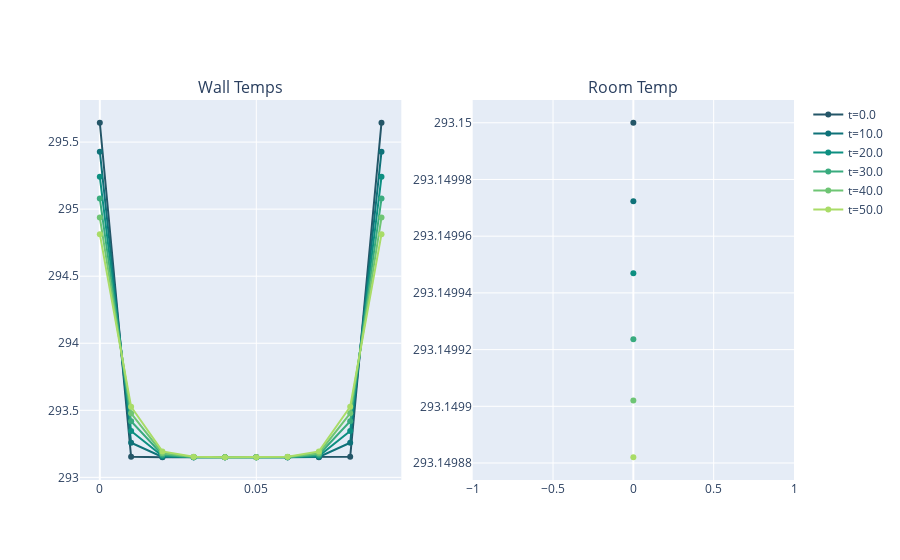

Write notebook code for a chart like this one.
### Code cell
fig = make_subplots(rows=1, cols=2, shared_yaxes=False, subplot_titles=("Wall Temps", "Room Temp"))



cix=0
for ix_time, x_at_time in enumerate(v1.all_wall_temps):
    if ix_time%(10*4)== 0:
        fig.add_trace(go.Scatter(x=v1.twall.x_vals, y=x_at_time, mode='lines+markers', name=f"t={times[ix_time]}", line=dict(color=colors[cix])), row = 1, col = 1)

        # print(temps[ix_time])

        fig.add_trace(go.Scatter(x=[0], y=[temps[ix_time]], mode='lines+markers', name=f"t={times[ix_time]}", showlegend=False, line=dict(color=colors[cix])), row = 1, col = 2)
        cix+=1

        #name=f"{times[ix_time]}, T_in={temps[ix_time]}"

# fig.add_trace(go.Scatter(x=times, y=temps, mode='markers+lines',), row = 1, col = 2)

fig.show()

### Figure 1 — Plotly figure (JSON) as saved in the notebook; plotly's stock layout.template omitted (floating-point values rounded to 4 significant figures)
{"data": [{"line": {"color": "rgb(36, 86, 104)"}, "mode": "lines+markers", "name": "t=0.0", "type": "scatter", "x": [0, 0.01, 0.02, 0.03, 0.04, 0.05, 0.06, 0.07, 0.08, 0.09], "xaxis": "x", "y": [295.6, 293.2, 293.1, 293.1, 293.1, 293.1, 293.1, 293.1, 293.2, 295.6], "yaxis": "y"}, {"line": {"color": "rgb(36, 86, 104)"}, "mode": "lines+markers", "name": "t=0.0", "showlegend": false, "type": "scatter", "x": [0], "xaxis": "x2", "y": [293.1], "yaxis": "y2"}, {"line": {"color": "rgb(15, 114, 121)"}, "mode": "lines+markers", "name": "t=10.0", "type": "scatter", "x": [0, 0.01, 0.02, 0.03, 0.04, 0.05, 0.06, 0.07, 0.08, 0.09], "xaxis": "x", "y": [295.4, 293.3, 293.2, 293.2, 293.2, 293.2, 293.2, 293.2, 293.3, 295.4], "yaxis": "y"}, {"line": {"color": "rgb(15, 114, 121)"}, "mode": "lines+markers", "name": "t=10.0", "showlegend": false, "type": "scatter", "x": [0], "xaxis": "x2", "y": [293.1], "yaxis": "y2"}, {"line": {"color": "rgb(13, 143, 129)"}, "mode": "lines+markers", "name": "t=20.0", "type": "scatter", "x": [0, 0.01, 0.02, 0.03, 0.04, 0.05, 0.06, 0.07, 0.08, 0.09], "xaxis": "x", "y": [295.2, 293.3, 293.2, 293.2, 293.2, 293.2, 293.2, 293.2, 293.3, 295.2], "yaxis": "y"}, {"line": {"color": "rgb(13, 143, 129)"}, "mode": "lines+markers", "name": "t=20.0", "showlegend": false, "type": "scatter", "x": [0], "xaxis": "x2", "y": [293.1], "yaxis": "y2"}, {"line": {"color": "rgb(57, 171, 126)"}, "mode": "lines+markers", "name": "t=30.0", "type": "scatter", "x": [0, 0.01, 0.02, 0.03, 0.04, 0.05, 0.06, 0.07, 0.08, 0.09], "xaxis": "x", "y": [295.1, 293.4, 293.2, 293.2, 293.2, 293.2, 293.2, 293.2, 293.4, 295.1], "yaxis": "y"}, {"line": {"color": "rgb(57, 171, 126)"}, "mode": "lines+markers", "name": "t=30.0", "showlegend": false, "type": "scatter", "x": [0], "xaxis": "x2", "y": [293.1], "yaxis": "y2"}, {"line": {"color": "rgb(110, 197, 116)"}, "mode": "lines+markers", "name": "t=40.0", "type": "scatter", "x": [0, 0.01, 0.02, 0.03, 0.04, 0.05, 0.06, 0.07, 0.08, 0.09], "xaxis": "x", "y": [294.9, 293.5, 293.2, 293.2, 293.2, 293.2, 293.2, 293.2, 293.5, 294.9], "yaxis": "y"}, {"line": {"color": "rgb(110, 197, 116)"}, "mode": "lines+markers", "name": "t=40.0", "showlegend": false, "type": "scatter", "x": [0], "xaxis": "x2", "y": [293.1], "yaxis": "y2"}, {"line": {"color": "rgb(169, 220, 103)"}, "mode": "lines+markers", "name": "t=50.0", "type": "scatter", "x": [0, 0.01, 0.02, 0.03, 0.04, 0.05, 0.06, 0.07, 0.08, 0.09], "xaxis": "x", "y": [294.8, 293.5, 293.2, 293.2, 293.2, 293.2, 293.2, 293.2, 293.5, 294.8], "yaxis": "y"}, {"line": {"color": "rgb(169, 220, 103)"}, "mode": "lines+markers", "name": "t=50.0", "showlegend": false, "type": "scatter", "x": [0], "xaxis": "x2", "y": [293.1], "yaxis": "y2"}], "layout": {"annotations": [{"font": {"size": 16}, "showarrow": false, "text": "Wall Temps", "x": 0.225, "xanchor": "center", "xref": "paper", "y": 1, "yanchor": "bottom", "yref": "paper"}, {"font": {"size": 16}, "showarrow": false, "text": "Room Temp", "x": 0.775, "xanchor": "center", "xref": "paper", "y": 1, "yanchor": "bottom", "yref": "paper"}], "xaxis": {"anchor": "y", "domain": [0, 0.45]}, "xaxis2": {"anchor": "y2", "domain": [0.55, 1]}, "yaxis": {"anchor": "x", "domain": [0, 1]}, "yaxis2": {"anchor": "x2", "domain": [0, 1]}}}
